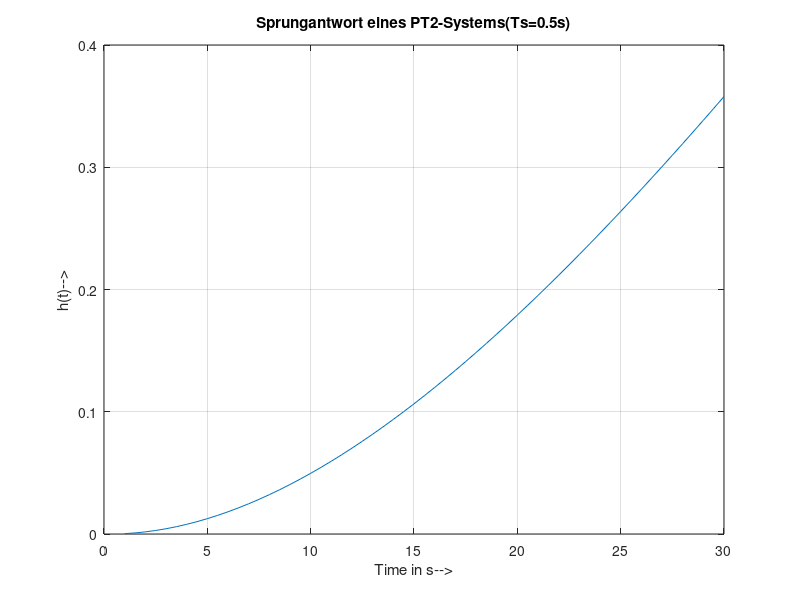

Here is the MATLAB script that generated this plot: (Note: this script raises an error after producing the figure.)
clc
clear

Ts = 0.01; %Abtaste rate
t= 1:0.5:30; %simulation time in s
u=ones(size(t));    % einheit sprung
%% konstante a,b,c
a=(1+Ts)^2;
b=(2+2*Ts);
c=3*(Ts)^2;


y(1)=c/a;
y(2)=y(1)+ y(1)*(b/a);
for i=3:59
    y(i) = (c/a)*u(i)+ (b/a)*y(i-1)- (1/a)*y(i-2);
    
end
plot(t,y),title("Sprungantwort eines PT2-Systems(Ts=0.5s)"),xlabel("Time in s-->"),...
    ylabel("h(t)-->"),grid on,hold on;



%%% Aufgabe 2
p=struct("a2",4,"a1",2,"a0",1,"b0",3,"Ts",0.5,"xo",[0;0]);
%%initialize
[nu,ny,acc,Ts,xo] = mPT2   ('init', t,[],[], p);






